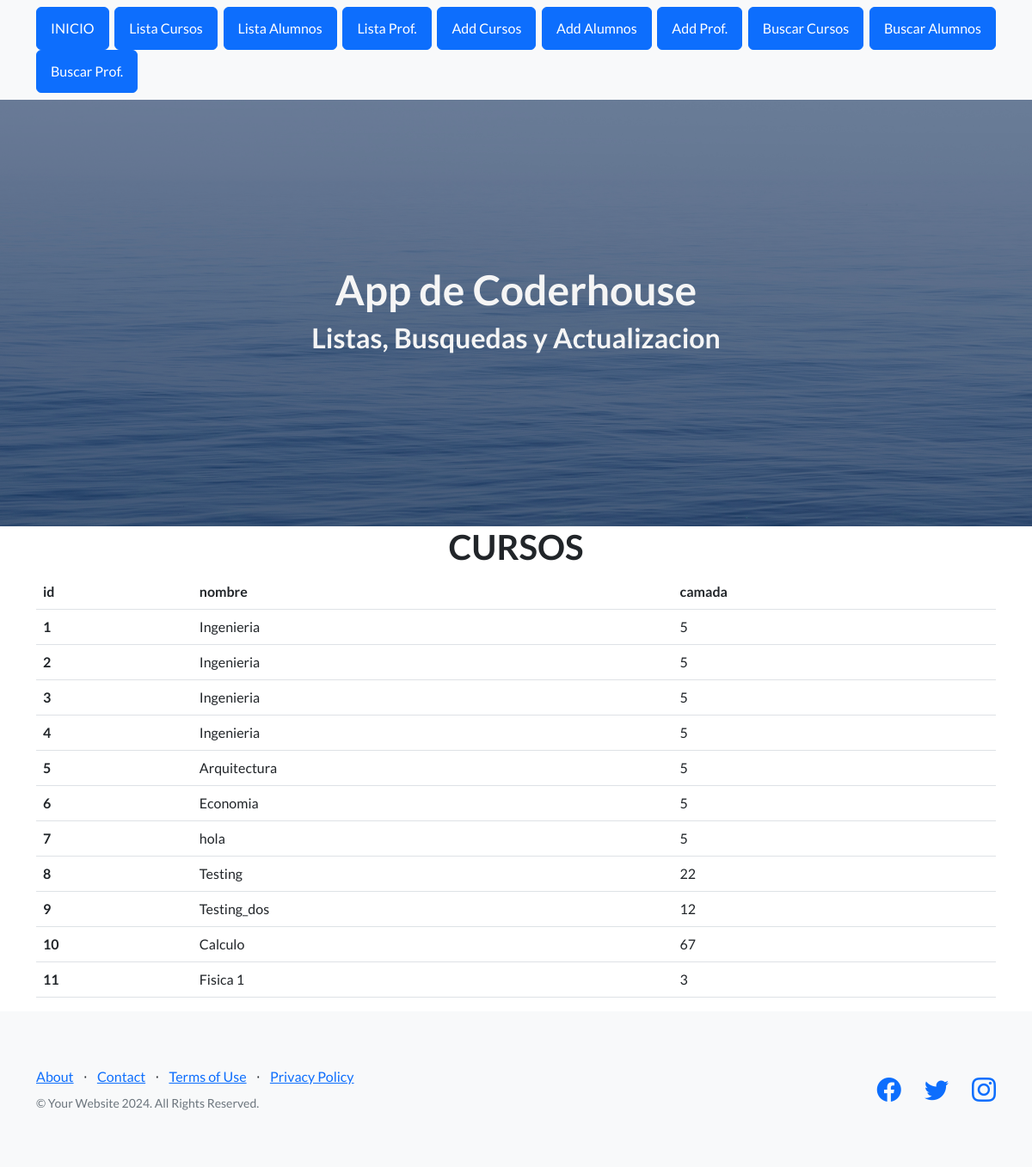
The app's page /AppCoder/ver_cursos with its own data.
### AppCoder/models.py (models this page shows)
class Curso(models.Model):
    nombre = models.CharField(max_length=40)
    camada = models.IntegerField()

### AppCoder/views.py (the view)
# urls.py: path("ver_cursos", views.ver_cursos , name="cursos"),
def ver_cursos(request):
    cursos = Curso.objects.all()
    dicc = {"cursos": cursos}
    plantilla = loader.get_template("cursos.html")
    documento = plantilla.render(dicc)
    return HttpResponse(documento)

### AppCoder/template/cursos.html
{% extends 'padre.html' %}
{% load static %}
{% block contenido %}
<main class="container">
    <h1 class="text-center"> CURSOS </h1>
    <table class="table">
        <thead>
            <tr>
                <th>id</th>
                <th>nombre</th>
                <th>camada</th>
            </tr>
        </thead>
        <tbody>
            {% for n in cursos %}
            <tr>
                <th scope="row">{{n.id}}</th>
                <td>{{n.nombre}}</td>
                <td>{{n.camada}}</td>
            </tr>
            {% endfor %}
        </tbody>
    </table>
</main>
{% endblock %}

### AppCoder/template/padre.html (shortened to what this page needs)
<!DOCTYPE html>
<html lang="en">
<head>
    {% load static %}
    <link href="https://cdn.jsdelivr.net/npm/bootstrap-icons@1.5.0/font/bootstrap-icons.css" rel="stylesheet"
        type="text/css" />
    <link href="{% static 'AppCoder/css/styles.css' %}" rel="stylesheet" />
</head>
<body>
    <nav class="navbar navbar-light bg-light static-top">
        <div class="container">
            <a class="btn btn-primary" href="{% url 'home' %}">INICIO</a>
            <a class="btn btn-primary" href="{% url 'cursos' %}"">Lista Cursos</a>
            <a class=" btn btn-primary" href="{% url 'ver_alumnos' %}">Lista Alumnos</a>
            <a class="btn btn-primary" href="{% url 'ver_profesores' %}">Lista Prof.</a>
            <a class="btn btn-primary" href="{% url 'add_cursos' %}">Add Cursos</a>
            <a class="btn btn-primary" href="{% url 'alumnos' %}">Add Alumnos</a>
            <a class="btn btn-primary" href="{% url 'profesor' %}">Add Prof.</a>
            <a class="btn btn-primary" href="{% url 'buscar_cursos' %}">Buscar Cursos</a>
            <a class="btn btn-primary" href="{% url 'buscar_alumnos' %}">Buscar Alumnos</a>
            <a class="btn btn-primary" href="{% url 'buscar_profesores' %}">Buscar Prof.</a>
        </div>
    </nav>
    <header class="masthead">
        <div class="container position-relative">
            <h1 class="text-center" style="color:whitesmoke">App de Coderhouse</h1>
            <h2 class="text-center" style="color: whitesmoke">Listas, Busquedas y Actualizacion </h2>
        </div>
    </header>
    {% block contenido %}
    {% endblock %}
    <footer class="footer bg-light">
        <div class="container">
            <div class="row">
                <div class="col-lg-6 h-100 text-center text-lg-start my-auto">
                    <ul class="list-inline mb-2">
                        <li class="list-inline-item"><a href="#!">About</a></li>
                        <li class="list-inline-item">⋅</li>
                        <li class="list-inline-item"><a href="#!">Contact</a></li>
                        <li class="list-inline-item">⋅</li>
                        <li class="list-inline-item"><a href="#!">Terms of Use</a></li>
                        <li class="list-inline-item">⋅</li>
                        <li class="list-inline-item"><a href="#!">Privacy Policy</a></li>
                    </ul>
                    <p class="text-muted small mb-4 mb-lg-0">&copy; Your Website 2024. All Rights Reserved.</p>
                </div>
                <div class="col-lg-6 h-100 text-center text-lg-end my-auto">
                    <ul class="list-inline mb-0">
                        <li class="list-inline-item me-4">
                            <a href="#!"><i class="bi-facebook fs-3"></i></a>
                        </li>
                        <li class="list-inline-item me-4">
                            <a href="#!"><i class="bi-twitter fs-3"></i></a>
                        </li>
                        <li class="list-inline-item">
                            <a href="#!"><i class="bi-instagram fs-3"></i></a>
                        </li>
                    </ul>
                </div>
            </div>
        </div>
    </footer>
</body>
</html>

### records on screen
Curso: id "1", nombre "Ingenieria", camada "5"
Curso: id "2", nombre "Ingenieria", camada "5"
Curso: id "3", nombre "Ingenieria", camada "5"
Curso: id "4", nombre "Ingenieria", camada "5"
Curso: id "5", nombre "Arquitectura", camada "5"
Curso: id "6", nombre "Economia", camada "5"
Curso: id "7", nombre "hola", camada "5"
Curso: id "8", nombre "Testing", camada "22"
Curso: id "9", nombre "Testing_dos", camada "12"
Curso: id "10", nombre "Calculo", camada "67"
Curso: id "11", nombre "Fisica 1", camada "3"
